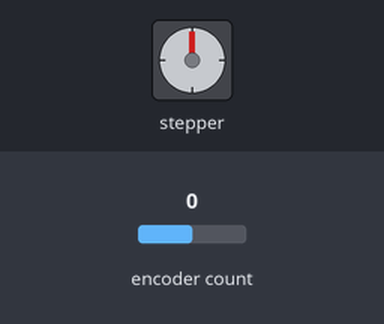
The sketch below on a simulated Arduino Uno, built with avr-gcc and run on an emulated ATmega328P. Shown: stepper motor. Wiring (inferred from the names in the program): stepper motor driver (200 steps per turn assumed): step pin 5; direction pin 4; enable pin 6. The test bench sets the inputs (shaded band); at power-on: encoder count 0.

Above: at 3.2 s.
3.3 s: encoder count set to 1
At 4.02 s:
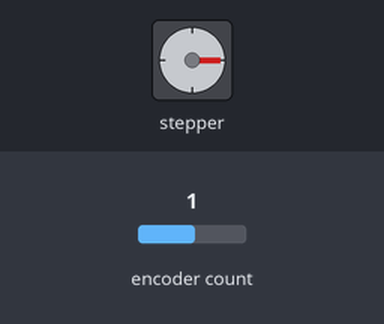
At 4.62 s:
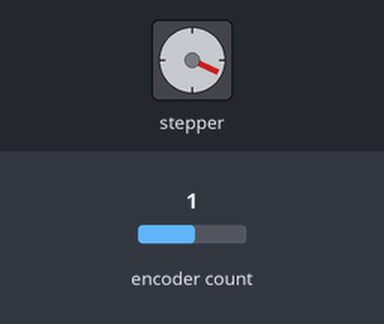
Timing chart, 0 to 21.3 s (numbered marks = the images above; inputs shaded):
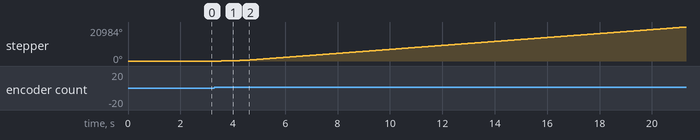

Measured:
- after the input at 3.3 s, stepper: keeps turning clockwise at about 1183°/s, starting after 0.26 s

The sketch:

Vol3.1.ino
```cpp
 /* Read Quadrature Encoder
   Connect Encoder to Pins encoder0PinA, encoder0PinB, and +5V.

   Sketch by max wolf / www.meso.net
   v. 0.1 - very basic functions - mw 20061220

   brown - Vcc, blue - GRD, black - input

*/
#include <TaskScheduler.h>

#include <Encoder.h>


// Callback methods prototypes
void calculateDelay();
void moveMotor();

//Tasks
Task t1(1, TASK_FOREVER, &moveMotor);
Task t2(10, TASK_FOREVER, &calculateDelay);

Scheduler runner;


int encoder0PinA = 2;
int encoder0PinB = 3;


// Change these two numbers to the pins connected to your encoder.
//   Best Performance: both pins have interrupt capability
//   Good Performance: only the first pin has interrupt capability
//   Low Performance:  neither pin has interrupt capability
Encoder myEnc(encoder0PinA, encoder0PinB);

volatile char encoder0Pos = 0;
volatile byte encoder0PinALast = LOW;
volatile byte n = LOW;

double v = 0;
double maxV = 0;
double minV = 0;
double a = 0;

int delayTime = 1000;
int maxDelayTime = 5000;
int minDelayTime = 700;

double angle = 0;
double emergancyStopAng = 10;

double location = 0;
double maxLocation = 7;

int MOTOR_CONST = 31400;
double MOTOR_STEP = 0.0314;
int SCALE = 1024*3;
int cyclesToRecalculate = 10;

int cycleCounter = 10;

int counter = 0;

byte dir;

unsigned long last_calc;

void setup() {
  //pinMode (encoder0PinA, INPUT);
  //pinMode (encoder0PinB, INPUT);
  delay(2000);
  //attachInterrupt(digitalPinToInterrupt(encoder0PinA), count, CHANGE);

  pinMode(6,OUTPUT); // Enable
  pinMode(5,OUTPUT); // Step
  pinMode(4,OUTPUT); // Dir
  digitalWrite(6,LOW); // Set Enable low
  digitalWrite(4,HIGH); // Set Dir high
  dir = HIGH;


  Serial.begin(115200);

  maxV = (double)MOTOR_CONST/((double)minDelayTime*1.0);
  minV = (double)MOTOR_CONST/((double)maxDelayTime*1.0);


  /**runner.init();
  runner.addTask(t1);
  runner.addTask(t2);
  t1.enable();
  t2.enable();**/
  last_calc = micros();
}

void loop()
{
  /**
  runner.execute();
  */

   if(cycleCounter == cyclesToRecalculate)
   {
      calculateDelay();
      cycleCounter = 0;
   }
   cycleCounter += 1;

   moveMotor();

}

double speedByAngle(double angle)
{
  double rangeV = maxV - minV;
  double maxAng = 2.0;
  double tolerance = 0;
  double rangeA = maxAng - tolerance;
  double returnVal = (rangeV/rangeA)*(abs(angle)-tolerance) + minV;
  if(returnVal > maxV)
  {
    returnVal = maxV;
  }
  return returnVal;
}

double accelByAngle(double angle, double da, double location)
{
  /**
  double maxAccel = 50.0;
  double maxAngle = 5.0;
  double maxAngVal = 30.0;
  double maxVal = maxAngle + 20*maxAngVal;
  double val = angle + 20*da;
  double returnVal = (maxAccel/maxVal)*val;
  */
  double returnVal = 50*(angle+location/50) + 2*da;
  if(returnVal < 0 && dir == HIGH)
  {
    digitalWrite(4,LOW);
    dir = LOW;
  }
  if(returnVal > 0 && dir == LOW)
  {
    digitalWrite(4,HIGH);
    dir = HIGH;
  }
  return abs(returnVal);
}

void moveMotor()
{
  if(delayTime < maxDelayTime && delayTime > minDelayTime - 1)
  {
    if(dir == LOW)
    {
      location -= MOTOR_STEP;
    }
    else
    {
      location += MOTOR_STEP;
    }
    digitalWrite(5,HIGH);
    delayMicroseconds(delayTime);
    digitalWrite(5,LOW);
    delayMicroseconds(delayTime);
  }
}


void calculateDelay()
{
  unsigned long now = micros();
  double new_angle = ((double)myEnc.read()/(SCALE*1.0))*360.0;
  double angle_dev = (new_angle - angle)/(double)(now - last_calc)*1000000.0;
  angle = new_angle;

  //v = speedByAngle(measurements);

  a = accelByAngle(angle,angle_dev,location);
  v += a*(double)(now - last_calc)/1000000.0;
  if(v > maxV)
  {
    v = maxV;
  }
  last_calc = now;
  delayTime = (int)((double)MOTOR_CONST/v);

  if(abs(angle) > emergancyStopAng)
  {
    delayTime = 10000;
  }
/**
    Serial.print("angle: ");
    Serial.print(angle);
    Serial.print(" velocity: ");
    Serial.print(v);
    Serial.print(" delay time: ");
    Serial.println(delayTime);
    */

}
```
